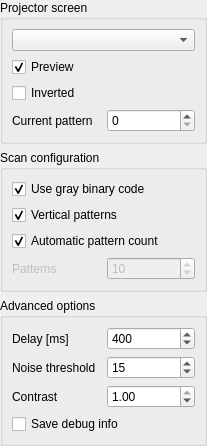
<?xml version="1.0" encoding="UTF-8"?>
<ui version="4.0">
 <class>ZBinaryPatternProjectionConfigWidget</class>
 <widget class="QWidget" name="ZBinaryPatternProjectionConfigWidget">
  <property name="geometry">
   <rect>
    <x>0</x>
    <y>0</y>
    <width>207</width>
    <height>445</height>
   </rect>
  </property>
  <property name="windowTitle">
   <string>Binary pattern configuration</string>
  </property>
  <layout class="QGridLayout" name="gridLayout">
   <property name="leftMargin">
    <number>0</number>
   </property>
   <property name="topMargin">
    <number>0</number>
   </property>
   <property name="rightMargin">
    <number>0</number>
   </property>
   <property name="bottomMargin">
    <number>0</number>
   </property>
   <item row="2" column="0">
    <widget class="QGroupBox" name="groupBox_2">
     <property name="sizePolicy">
      <sizepolicy hsizetype="Preferred" vsizetype="Fixed">
       <horstretch>1</horstretch>
       <verstretch>0</verstretch>
      </sizepolicy>
     </property>
     <property name="title">
      <string>Advanced options</string>
     </property>
     <layout class="QGridLayout" name="gridLayout_4">
      <item row="0" column="0">
       <widget class="QLabel" name="label_7">
        <property name="text">
         <string>Delay [ms]</string>
        </property>
       </widget>
      </item>
      <item row="0" column="1">
       <widget class="QSpinBox" name="interPhotoDelaySpinBox">
        <property name="maximum">
         <number>99999</number>
        </property>
        <property name="singleStep">
         <number>100</number>
        </property>
        <property name="value">
         <number>400</number>
        </property>
       </widget>
      </item>
      <item row="1" column="0">
       <widget class="QLabel" name="label_4">
        <property name="text">
         <string>Noise threshold</string>
        </property>
       </widget>
      </item>
      <item row="1" column="1">
       <widget class="QSpinBox" name="noiseThresholdSpinBox">
        <property name="maximum">
         <number>999</number>
        </property>
        <property name="value">
         <number>15</number>
        </property>
       </widget>
      </item>
      <item row="2" column="0">
       <widget class="QLabel" name="label_11">
        <property name="text">
         <string>Contrast</string>
        </property>
       </widget>
      </item>
      <item row="2" column="1">
       <widget class="QDoubleSpinBox" name="intensitySpinBox">
        <property name="maximum">
         <double>1.000000000000000</double>
        </property>
        <property name="singleStep">
         <double>0.100000000000000</double>
        </property>
        <property name="value">
         <double>1.000000000000000</double>
        </property>
       </widget>
      </item>
      <item row="3" column="0" colspan="2">
       <widget class="QCheckBox" name="debugModeCheckBox">
        <property name="text">
         <string>Save debug info</string>
        </property>
       </widget>
      </item>
     </layout>
    </widget>
   </item>
   <item row="1" column="0">
    <widget class="QGroupBox" name="groupBox">
     <property name="sizePolicy">
      <sizepolicy hsizetype="Preferred" vsizetype="Fixed">
       <horstretch>1</horstretch>
       <verstretch>0</verstretch>
      </sizepolicy>
     </property>
     <property name="title">
      <string>Scan configuration</string>
     </property>
     <layout class="QGridLayout" name="gridLayout_2">
      <item row="2" column="0" colspan="2">
       <widget class="QCheckBox" name="automaticPatternCountCheckBox">
        <property name="text">
         <string>Automatic pattern count</string>
        </property>
        <property name="checked">
         <bool>true</bool>
        </property>
       </widget>
      </item>
      <item row="4" column="0">
       <widget class="QLabel" name="patternCountLabel">
        <property name="enabled">
         <bool>false</bool>
        </property>
        <property name="text">
         <string>Patterns</string>
        </property>
       </widget>
      </item>
      <item row="1" column="0" colspan="2">
       <widget class="QCheckBox" name="verticalCheckBox">
        <property name="text">
         <string>Vertical patterns</string>
        </property>
        <property name="checked">
         <bool>true</bool>
        </property>
       </widget>
      </item>
      <item row="4" column="1">
       <widget class="QSpinBox" name="patternCountSpinBox">
        <property name="enabled">
         <bool>false</bool>
        </property>
        <property name="minimum">
         <number>1</number>
        </property>
        <property name="maximum">
         <number>11</number>
        </property>
        <property name="value">
         <number>10</number>
        </property>
       </widget>
      </item>
      <item row="0" column="0" colspan="2">
       <widget class="QCheckBox" name="useGrayBinaryCheckBox">
        <property name="text">
         <string>Use gray binary code</string>
        </property>
        <property name="checked">
         <bool>true</bool>
        </property>
       </widget>
      </item>
     </layout>
    </widget>
   </item>
   <item row="0" column="0">
    <widget class="QGroupBox" name="groupBox_4">
     <property name="title">
      <string>Projector screen</string>
     </property>
     <layout class="QGridLayout" name="gridLayout_3">
      <item row="3" column="0">
       <widget class="QLabel" name="label_2">
        <property name="text">
         <string>Current pattern</string>
        </property>
       </widget>
      </item>
      <item row="3" column="1">
       <widget class="QSpinBox" name="currentPatternSpinBox"/>
      </item>
      <item row="2" column="0" colspan="2">
       <widget class="QCheckBox" name="invertedCheckBox">
        <property name="text">
         <string>Inverted</string>
        </property>
       </widget>
      </item>
      <item row="1" column="0" colspan="2">
       <widget class="QCheckBox" name="patternProjectionPreviewCheckBox">
        <property name="text">
         <string>Preview</string>
        </property>
        <property name="checked">
         <bool>true</bool>
        </property>
       </widget>
      </item>
      <item row="0" column="0" colspan="2">
       <widget class="QComboBox" name="patternScreenComboBox"/>
      </item>
     </layout>
    </widget>
   </item>
  </layout>
 </widget>
 <resources/>
 <connections/>
</ui>
